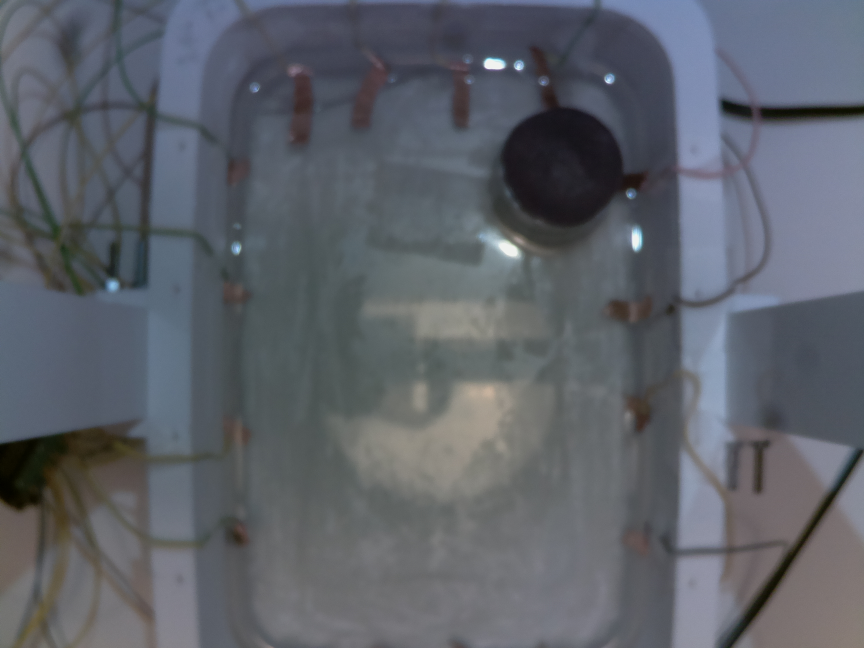
#> input picture image.jpg, 2592 x 1944 px (shown at 1/3 size)
$ python hsv_setup.py ../image.jpg
#> lines starting #> are read from the running program, lines starting #| are printed output that depends on the picture; after the words box and inside, x2 and y2 are one past the last pixel; in counts of white or black regions, pixels touching at a corner belong together
# Code is taking from here https://stackoverflow.com/questions/49333629/opencv-detecting-objects-excluding-shadows
"""
control_bar_hsv.py
"""

import cv2
from pathlib import Path
import numpy as np
import ctypes
import functools
from typing import Tuple, Callable


class ControlBarBase:
  __slots__ = ('img_bgr',)
  WAIT_TIME = 500  # milliseconds
  CONTROL_PANEL_NAME = 'control_panel'
  IMAGE_PANEL_NAME = 'image'
  #SCREEN_SIZE: Tuple[int, int] = None

  def __init__(self, img_path: Path):
    self.img_bgr: np.ndarray = cv2.imread(str(img_path))
    #self.img_bgr = self.img_bgr[36:1937, 577:2120] # change when the setup is changed
    self.init_window()
    self.init_track_bar()

  def init_window(self):
    for name in (self.CONTROL_PANEL_NAME, self.IMAGE_PANEL_NAME):
        cv2.namedWindow(name, cv2.WINDOW_NORMAL)
        #if self.SCREEN_SIZE:
        #    screen_width, screen_height = self.SCREEN_SIZE
        #    cv2.resizeWindow(name, int(screen_width), int(screen_height))

  def init_track_bar(self):
    """
    self.build_track_bar(label_name, range_lim=(0, 255), default_value=0, callback)
    """
    raise NotImplementedError('subclasses of _ControlBarBase must provide a init_track_bar() method')

  def render(self):
    raise NotImplementedError('subclasses of _ControlBarBase must provide a render() method.')

  def build_track_bar(self, label_name: str,
                      range_lim: Tuple[int, int], default_value: int, callback: Callable = lambda x: ...):
    min_val, max_val = range_lim
    cv2.createTrackbar(label_name, self.CONTROL_PANEL_NAME, min_val, max_val, callback)
    cv2.setTrackbarPos(label_name, self.CONTROL_PANEL_NAME, default_value)

  def get_trackbar_pos(self, widget_name: str):
    return cv2.getTrackbarPos(widget_name, self.CONTROL_PANEL_NAME)

  def run(self):
    while 1:
        img, callback_func = self.render()
        cv2.imshow(self.IMAGE_PANEL_NAME, img)
        if (cv2.waitKey(self.WAIT_TIME) & 0xFF == ord('q') or
                cv2.getWindowProperty(self.IMAGE_PANEL_NAME, 0) == -1 or
                cv2.getWindowProperty(self.CONTROL_PANEL_NAME, 0) == -1):
            callback_func()
            break
    cv2.destroyAllWindows()


class ControlBarHSV(ControlBarBase):
  __slots__ = ()
  WAIT_TIME = 500
  #SCREEN_SIZE = ctypes.windll.user32.GetSystemMetrics(0) / 2, ctypes.windll.user32.GetSystemMetrics(1) / 2

  def init_track_bar(self):
    self.build_track_bar('HMin', range_lim=(0, 179), default_value=150)
    self.build_track_bar('SMin', (0, 255), 55)
    self.build_track_bar('VMin', (0, 255), 50)

    self.build_track_bar('HMax', (0, 179), 179)
    self.build_track_bar('SMax', (0, 255), 120)
    self.build_track_bar('VMax', (0, 255), 158)

  def render(self):
    # get current positions of all trackbars
    h_min = self.get_trackbar_pos('HMin')
    s_min = self.get_trackbar_pos('SMin')
    v_min = self.get_trackbar_pos('VMin')

    h_max = self.get_trackbar_pos('HMax')
    s_max = self.get_trackbar_pos('SMax')
    v_max = self.get_trackbar_pos('VMax')

    # Set minimum and max HSV values to display
    lower = np.array([h_min, s_min, v_min])
    upper = np.array([h_max, s_max, v_max])

    # Create HSV Image and threshold into a range.
    hsv = cv2.cvtColor(self.img_bgr, cv2.COLOR_BGR2HSV)
#> hsv: shape (1944, 2592, 3); mean H, S, V 98.5, 38, 107.3
    mask = cv2.inRange(hsv, lower, upper)
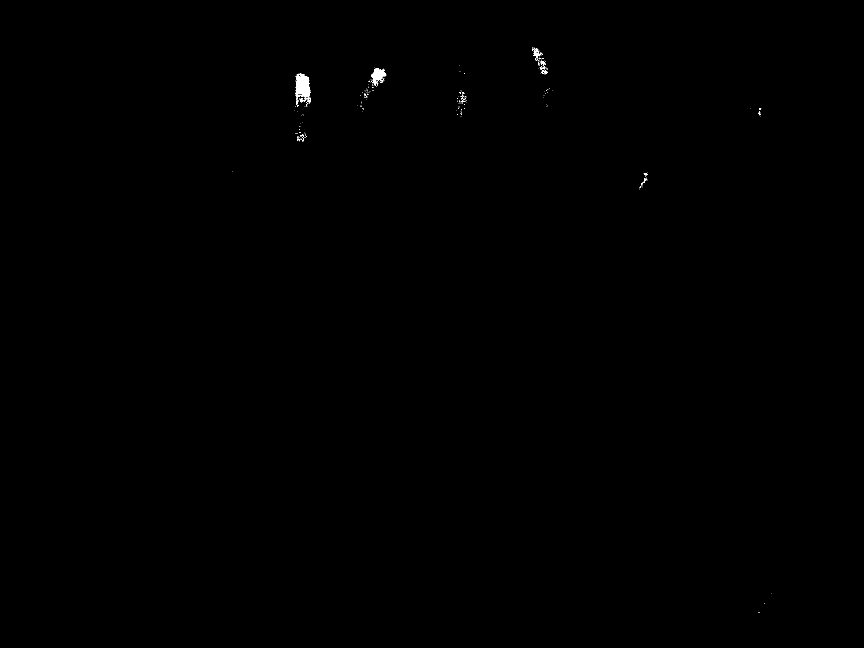
#> mask: shape (1944, 2592) (shown at 1/3 size); 0.1% white; 209 white regions (189 under 20 px), largest, box (x1, y1, x2, y2) and area: (886, 220, 933, 310) 2428, (1113, 205, 1159, 258) 1042, (1600, 151, 1628, 172) 169
    img_output: np.ndarray = cv2.bitwise_and(self.img_bgr, self.img_bgr, mask=mask)

    @functools.wraps(self.render)
    def cb_func():
      return print(f'cv2.inRange(src=hsv, lowerb=np.array([{h_min}, {s_min}, {v_min}]), upperb=np.array([{h_max}, {s_max}, {v_max}]))')

    return img_output, cb_func


if __name__ == '__main__':
  from argparse import ArgumentParser

  arg_parser = ArgumentParser()
  arg_parser.add_argument("src_path", type=Path, help="source image path")
  args = arg_parser.parse_args()
  print(args.src_path)
  obj = ControlBarHSV(args.src_path)  # ControlBarHSV(Path('parking.jpg'))
  obj.run()
#> (key q is pressed here)
